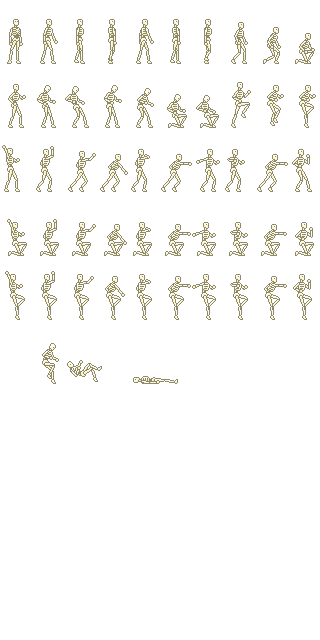
#> input picture recursos/enemigos/moikmellah-mv-skeleton/skeletonBase.png, 320 x 640 px
$ python generar_esqueleto_cc0.py
#> lines starting #> are read from the running program, lines starting #| are printed output that depends on the picture
# -*- coding: utf-8 -*-
"""
DUENDE QUEST — hoja de animacion del esqueleto a partir del pack CC0
MV Platformer Skeleton (Moikmellah, ver recursos/enemigos/moikmellah-mv-skeleton).

Segundo enemigo con hoja de animacion de verdad (el primero fue el goblin
"normal", ver generar_enemigos_cc0.py). Este va a los biomas NOCHE y
TORMENTA, mezclado con el goblin, para que esos dos biomas no se sientan
como "el mismo enemigo repintado".

La hoja original (320x640, 10 col x 10 filas, celda 32x64) solo tiene
dibujo en las filas 0-5 y las columnas usadas no son las mismas que en el
goblin (confirmado recortando y mirando cada fila con PIL, no a ojo):
  fila 0, col 1-6: ciclo de caminar (col 0 es un idle de frente que no
                   encaja en un ciclo en bucle, y col 7-9 ya son
                   transicion a agachado).
  fila 1, col 0-1: pose de guardia/golpe, sirve de parpadeo al recibir daño.
  fila 5, col 1,2,4: tropiezo -> cayendo -> tirado en el suelo (col 3 esta
                     casi vacia, es una transicion; se descarta).
Se re-empaquetan como 3 filas nuevas (caminar / dano / KO) para no cargar
las otras ~7 filas de ataques que este enemigo no usa (no tiene combate,
solo contacto, igual que el goblin "normal").

Uso:  python tools/generar_esqueleto_cc0.py
"""
import os

from PIL import Image

RAIZ = os.path.dirname(os.path.dirname(os.path.abspath(__file__)))
ORIGEN = os.path.join(RAIZ, 'recursos', 'enemigos', 'moikmellah-mv-skeleton', 'skeletonBase.png')
DESTINO = os.path.join(RAIZ, 'assets', 'enemigos', 'sheets')

CELDA = 32, 64
CAMINAR_COLS = [1, 2, 3, 4, 5, 6]
DANO_COLS = [0, 1]
KO_COLS = [1, 2, 4]


def _fila(im, fila, cols):
    hoja = Image.new('RGBA', (CELDA[0] * len(cols), CELDA[1]), (0, 0, 0, 0))
    for i, c in enumerate(cols):
        celda = im.crop((c * CELDA[0], fila * CELDA[1], c * CELDA[0] + CELDA[0], fila * CELDA[1] + CELDA[1]))
        hoja.paste(celda, (i * CELDA[0], 0))
    return hoja


def main():
    os.makedirs(DESTINO, exist_ok=True)
    im = Image.open(ORIGEN).convert('RGBA')
#> im is the input picture: PIL image 320x640 RGBA; mean R, G, B, A 15.1, 14.7, 12.5, 20.7

    # Fila 1 junta daño (2) + KO (3) en la MISMA fila, igual que hace el
    # goblin en su hoja original: sheetFrame() en engine.js lee las dos cosas
    # de "filaGolpe" (daño en colGolpeIni, KO mas adelante en colMuerteIni),
    # asi no hace falta tocar esa funcion para sumar este segundo enemigo.
    ancho = CELDA[0] * max(len(CAMINAR_COLS), len(DANO_COLS) + len(KO_COLS))
    hoja = Image.new('RGBA', (ancho, CELDA[1] * 2), (0, 0, 0, 0))
#> hoja: PIL image 192x128 RGBA; every value is 0
    hoja.paste(_fila(im, 0, CAMINAR_COLS), (0, 0))
#> in _fila, `hoja = Image.new('RGBA', (CELDA[0] * len(cols), CELDA[1]), (0, 0, 0, 0))`: hoja: PIL image 192x64 RGBA; every value is 0
#> after the loop in _fila, `for i, c in enumerate(cols):`:
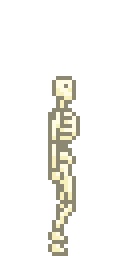
#> celda: PIL image 32x64 RGBA (shown 4 times larger); mean R, G, B, A 21.9, 21.4, 18, 30.4; transparent parts drawn white
#> hoja: PIL image 192x128 RGBA
    fila_golpe = Image.new('RGBA', (ancho, CELDA[1]), (0, 0, 0, 0))
    fila_golpe.paste(_fila(im, 1, DANO_COLS), (0, 0))
#> call 2 of _fila, with fila = 1
#> in _fila (call 2), `hoja = Image.new('RGBA', (CELDA[0] * len(cols), CELDA[1]), (0, 0, 0, 0))`: hoja: PIL image 64x64 RGBA; every value is 0
#> after the loop in _fila (call 2), `for i, c in enumerate(cols):`:
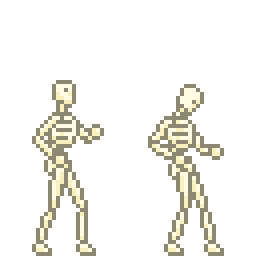
#> hoja: PIL image 64x64 RGBA (shown 4 times larger); mean R, G, B, A 29.7, 29, 24.5, 40.8; transparent parts drawn white
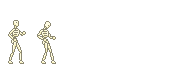
#> fila_golpe: PIL image 192x64 RGBA; mean R, G, B, A 9.9, 9.7, 8.2, 13.6; transparent parts drawn white
    fila_golpe.paste(_fila(im, 5, KO_COLS), (CELDA[0] * len(DANO_COLS), 0))
#> call 3 of _fila, with fila = 5
#> in _fila (call 3), `hoja = Image.new('RGBA', (CELDA[0] * len(cols), CELDA[1]), (0, 0, 0, 0))`: hoja: PIL image 96x64 RGBA; every value is 0
#> after the loop in _fila (call 3), `for i, c in enumerate(cols):`:
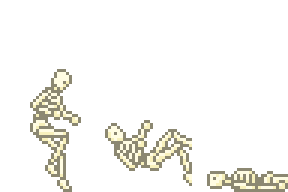
#> hoja: PIL image 96x64 RGBA (shown 3 times larger); mean R, G, B, A 23, 22.5, 19.1, 31.3; transparent parts drawn white
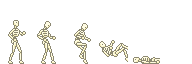
#> fila_golpe: PIL image 192x64 RGBA; mean R, G, B, A 21.4, 20.9, 17.7, 29.2; transparent parts drawn white
    hoja.paste(fila_golpe, (0, CELDA[1]))
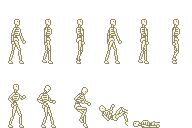
#> hoja: PIL image 192x128 RGBA; mean R, G, B, A 23.7, 23.1, 19.5, 32.7; transparent parts drawn white

    hoja = hoja.quantize(colors=32, method=Image.Quantize.FASTOCTREE)
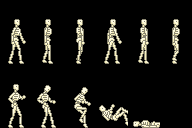
#> hoja: PIL image 192x128 P; mean R, G, B 23.7, 23.1, 19.5
    ruta = os.path.join(DESTINO, 'esqueleto.png')
    hoja.save(ruta, optimize=True)
    print(f'esqueleto.png {hoja.size} -> {os.path.getsize(ruta)} bytes')
#| esqueleto.png (192, 128) -> 1625 bytes


if __name__ == '__main__':
    main()
